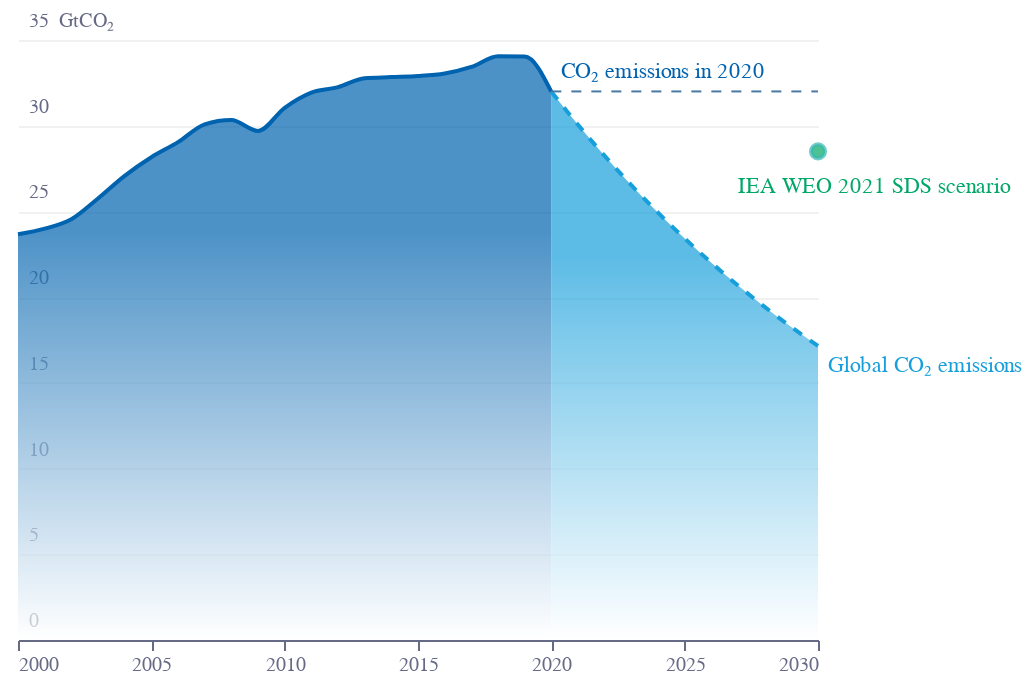

The cell this chart's notebook holds for it:
### Code cell
base = (
    alt.Chart(f3)
    .encode(
        x=alt.X(
            "Year:Q",
            sort=[],
            axis=alt.Axis(
                grid=False,
                titleAlign="center",
                titleAnchor="middle",
                title="",
                titleY=-15,
                titleX=207,
                labelColor=colors["eco-gray"],
                titleColor=colors["eco-gray"],
                tickColor=colors["eco-gray"],
                domainColor=colors["eco-gray"],
                tickCount=5,
                format=".0f",
                orient="bottom",
                labelAngle=0,
            ),
        )
    )
    .transform_calculate(
        order="indexof(['Coal','Oil','Gas','Renewables','Hydro','Nuclear'], datum.Fuel)"
    )
)
area = (
    base.mark_area(
        interpolate="monotone",
        fillOpacity=0.7,
        line={"color": colors["eco-mid-blue"]},
        color=alt.Gradient(
            gradient="linear",
            stops=[
                alt.GradientStop(color=colors["eco-mid-blue"], offset=0.7),
                alt.GradientStop(color="white", offset=0),
            ],
            x1=1,
            x2=1,
            y1=1,
            y2=0,
        ),
    )
    .encode(
        y=alt.Y(
            "World CO2 Emissions (GTCO2):Q",
            stack=True,
            axis=alt.Axis(
                title="GtCO₂",
                domain=False,
                gridOpacity=0.4,
                ticks=False,
                labelAlign="left",
                labelBaseline="middle",
                labelPadding=-5,
                labelOffset=-10,
                titleX=20,
                format=".0f",
                titleY=-5,
                titleAngle=0,
                titleFontSize=10,
                titleFontWeight="normal",
                titleAlign="left",
                tickCount=6,
                labelColor=colors["eco-gray"],
                titleColor=colors["eco-gray"],
                tickColor=colors["eco-gray"],
                domainColor=colors["eco-gray"],
            ),
        ),
        tooltip="tooltip:N",
    )
    .transform_calculate(
        tooltip="datum.Year+' | '+round(datum[\"World CO2 Emissions (GTCO2)\"]*10)/10.0+ ' GtCO₂'"
    )
    .transform_filter("datum.Year<=2020")
)
line = (
    base.mark_area(
        interpolate="monotone",
        fillOpacity=0.7,
        line={"color": colors["eco-light-blue"], "strokeDash": [5, 5]},
        color=alt.Gradient(
            gradient="linear",
            stops=[
                alt.GradientStop(color=colors["eco-light-blue"], offset=0.7),
                alt.GradientStop(color="white", offset=0),
            ],
            x1=1,
            x2=1,
            y1=1,
            y2=0,
        ),
    )
    .encode(y="World CO2 Emissions (GTCO2):Q", tooltip="tooltip:N")
    .transform_calculate(
        tooltip="datum.Year+' | '+round(datum[\"World CO2 Emissions (GTCO2)\"]*10)/10.0+ ' GtCO₂ (estimated)'"
    )
    .transform_filter("datum.Year>=2020")
)
label1 = area.mark_text(
    align="left",
    dy=-10,
    dx=5,
    text="CO₂ emissions in 2020",
    color=colors["eco-mid-blue"],
).transform_filter("datum.Year==2020")
label2 = line.mark_text(
    align="left",
    dy=10,
    dx=5,
    text="Global CO₂ emissions",
    color=colors["eco-light-blue"],
).transform_filter("datum.Year==2030")
line2 = (
    alt.Chart(pd.DataFrame([{"x": 2020, "y": 32}, {"x": 2030, "y": 32}]))
    .mark_line(strokeDash=[5, 5], strokeWidth=1)
    .encode(x="x:Q", y="y:Q")
)
point = (
    alt.Chart(pd.DataFrame([{"x": 2030, "y": 28.5}]))
    .mark_point(size=50, fill=colors["eco-green"], color=colors["eco-turquiose"])
    .encode(x="x:Q", y="y:Q")
)
label3 = point.mark_text(
    align="left",
    dy=18,
    dx=-40,
    text="IEA WEO 2021 SDS scenario",
    color=colors["eco-green"],
)
layer1 = (
    (
        (area + label1 + label2 + line + line2 + point + label3).properties(
            height=300, width=400
        )
    )
    .configure_view(stroke=None)
    .properties(title="")
)
layer1.save("visualisation/" + f + ".json")
layer1.save("visualisation/" + f + ".png")
open("README.md", "a").write(readme)
layer1

### Figure 1 — Vega-Lite specification as saved in the notebook (floating-point values rounded to 4 significant figures)
{"config": {"view": {"continuousWidth": 400, "continuousHeight": 300, "stroke": null}}, "layer": [{"mark": {"type": "area", "color": {"gradient": "linear", "stops": [{"color": "#0063AF", "offset": 0.7}, {"color": "white", "offset": 0}], "x1": 1, "x2": 1, "y1": 1, "y2": 0}, "fillOpacity": 0.7, "interpolate": "monotone", "line": {"color": "#0063AF"}}, "encoding": {"tooltip": {"field": "tooltip", "type": "nominal"}, "x": {"axis": {"domainColor": "#676A86", "format": ".0f", "grid": false, "labelAngle": 0, "labelColor": "#676A86", "orient": "bottom", "tickColor": "#676A86", "tickCount": 5, "title": "", "titleAlign": "center", "titleAnchor": "middle", "titleColor": "#676A86", "titleX": 207, "titleY": -15}, "field": "Year", "sort": [], "type": "quantitative"}, "y": {"axis": {"domain": false, "domainColor": "#676A86", "format": ".0f", "gridOpacity": 0.4, "labelAlign": "left", "labelBaseline": "middle", "labelColor": "#676A86", "labelOffset": -10, "labelPadding": -5, "tickColor": "#676A86", "tickCount": 6, "ticks": false, "title": "GtCO₂", "titleAlign": "left", "titleAngle": 0, "titleColor": "#676A86", "titleFontSize": 10, "titleFontWeight": "normal", "titleX": 20, "titleY": -5}, "field": "World CO2 Emissions (GTCO2)", "stack": true, "type": "quantitative"}}, "transform": [{"calculate": "indexof(['Coal','Oil','Gas','Renewables','Hydro','Nuclear'], datum.Fuel)", "as": "order"}, {"calculate": "datum.Year+' | '+round(datum[\"World CO2 Emissions (GTCO2)\"]*10)/10.0+ ' GtCO₂'", "as": "tooltip"}, {"filter": "datum.Year<=2020"}]}, {"mark": {"type": "text", "align": "left", "color": "#0063AF", "dx": 5, "dy": -10, "text": "CO₂ emissions in 2020"}, "encoding": {"tooltip": {"field": "tooltip", "type": "nominal"}, "x": {"axis": {"domainColor": "#676A86", "format": ".0f", "grid": false, "labelAngle": 0, "labelColor": "#676A86", "orient": "bottom", "tickColor": "#676A86", "tickCount": 5, "title": "", "titleAlign": "center", "titleAnchor": "middle", "titleColor": "#676A86", "titleX": 207, "titleY": -15}, "field": "Year", "sort": [], "type": "quantitative"}, "y": {"axis": {"domain": false, "domainColor": "#676A86", "format": ".0f", "gridOpacity": 0.4, "labelAlign": "left", "labelBaseline": "middle", "labelColor": "#676A86", "labelOffset": -10, "labelPadding": -5, "tickColor": "#676A86", "tickCount": 6, "ticks": false, "title": "GtCO₂", "titleAlign": "left", "titleAngle": 0, "titleColor": "#676A86", "titleFontSize": 10, "titleFontWeight": "normal", "titleX": 20, "titleY": -5}, "field": "World CO2 Emissions (GTCO2)", "stack": true, "type": "quantitative"}}, "transform": [{"calculate": "indexof(['Coal','Oil','Gas','Renewables','Hydro','Nuclear'], datum.Fuel)", "as": "order"}, {"calculate": "datum.Year+' | '+round(datum[\"World CO2 Emissions (GTCO2)\"]*10)/10.0+ ' GtCO₂'", "as": "tooltip"}, {"filter": "datum.Year<=2020"}, {"filter": "datum.Year==2020"}]}, {"mark": {"type": "text", "align": "left", "color": "#179FDB", "dx": 5, "dy": 10, "text": "Global CO₂ emissions"}, "encoding": {"tooltip": {"field": "tooltip", "type": "nominal"}, "x": {"axis": {"domainColor": "#676A86", "format": ".0f", "grid": false, "labelAngle": 0, "labelColor": "#676A86", "orient": "bottom", "tickColor": "#676A86", "tickCount": 5, "title": "", "titleAlign": "center", "titleAnchor": "middle", "titleColor": "#676A86", "titleX": 207, "titleY": -15}, "field": "Year", "sort": [], "type": "quantitative"}, "y": {"field": "World CO2 Emissions (GTCO2)", "type": "quantitative"}}, "transform": [{"calculate": "indexof(['Coal','Oil','Gas','Renewables','Hydro','Nuclear'], datum.Fuel)", "as": "order"}, {"calculate": "datum.Year+' | '+round(datum[\"World CO2 Emissions (GTCO2)\"]*10)/10.0+ ' GtCO₂ (estimated)'", "as": "tooltip"}, {"filter": "datum.Year>=2020"}, {"filter": "datum.Year==2030"}]}, {"mark": {"type": "area", "color": {"gradient": "linear", "stops": [{"color": "#179FDB", "offset": 0.7}, {"color": "white", "offset": 0}], "x1": 1, "x2": 1, "y1": 1, "y2": 0}, "fillOpacity": 0.7, "interpolate": "monotone", "line": {"color": "#179FDB", "strokeDash": [5, 5]}}, "encoding": {"tooltip": {"field": "tooltip", "type": "nominal"}, "x": {"axis": {"domainColor": "#676A86", "format": ".0f", "grid": false, "labelAngle": 0, "labelColor": "#676A86", "orient": "bottom", "tickColor": "#676A86", "tickCount": 5, "title": "", "titleAlign": "center", "titleAnchor": "middle", "titleColor": "#676A86", "titleX": 207, "titleY": -15}, "field": "Year", "sort": [], "type": "quantitative"}, "y": {"field": "World CO2 Emissions (GTCO2)", "type": "quantitative"}}, "transform": [{"calculate": "indexof(['Coal','Oil','Gas','Renewables','Hydro','Nuclear'], datum.Fuel)", "as": "order"}, {"calculate": "datum.Year+' | '+round(datum[\"World CO2 Emissions (GTCO2)\"]*10)/10.0+ ' GtCO₂ (estimated)'", "as": "tooltip"}, {"filter": "datum.Year>=2020"}]}, {"data": {"name": "data-79baa4c6d8a1f4285063f4c62364789e"}, "mark": {"type": "line", "strokeDash": [5, 5], "strokeWidth": 1}, "encoding": {"x": {"field": "x", "type": "quantitative"}, "y": {"field": "y", "type": "quantitative"}}}, {"data": {"name": "data-73c15f05bc66dd529172ec95b647d4fb"}, "mark": {"type": "point", "color": "#36B7B4", "fill": "#00A767", "size": 50}, "encoding": {"x": {"field": "x", "type": "quantitative"}, "y": {"field": "y", "type": "quantitative"}}}, {"data": {"name": "data-73c15f05bc66dd529172ec95b647d4fb"}, "mark": {"type": "text", "align": "left", "color": "#00A767", "dx": -40, "dy": 18, "text": "IEA WEO 2021 SDS scenario"}, "encoding": {"x": {"field": "x", "type": "quantitative"}, "y": {"field": "y", "type": "quantitative"}}}], "data": {"name": "data-4df15227dbee6d76ae73aaddeb975d78"}, "height": 300, "title": "", "width": 400, "$schema": "https://vega.github.io/schema/vega-lite/v4.17.0.json", "datasets": {"data-4df15227dbee6d76ae73aaddeb975d78": [{"Year": 2000, "World CO2 Emissions (GTCO2)": 23.66}, {"Year": 2001, "World CO2 Emissions (GTCO2)": 24.0}, {"Year": 2002, "World CO2 Emissions (GTCO2)": 24.54}, {"Year": 2003, "World CO2 Emissions (GTCO2)": 25.76}, {"Year": 2004, "World CO2 Emissions (GTCO2)": 27.08}, {"Year": 2005, "World CO2 Emissions (GTCO2)": 28.16}, {"Year": 2006, "World CO2 Emissions (GTCO2)": 29.04}, {"Year": 2007, "World CO2 Emissions (GTCO2)": 30.08}, {"Year": 2008, "World CO2 Emissions (GTCO2)": 30.33}, {"Year": 2009, "World CO2 Emissions (GTCO2)": 29.7}, {"Year": 2010, "World CO2 Emissions (GTCO2)": 31.05}, {"Year": 2011, "World CO2 Emissions (GTCO2)": 31.93}, {"Year": 2012, "World CO2 Emissions (GTCO2)": 32.25}, {"Year": 2013, "World CO2 Emissions (GTCO2)": 32.77}, {"Year": 2014, "World CO2 Emissions (GTCO2)": 32.84}, {"Year": 2015, "World CO2 Emissions (GTCO2)": 32.9}, {"Year": 2016, "World CO2 Emissions (GTCO2)": 33.05}, {"Year": 2017, "World CO2 Emissions (GTCO2)": 33.43}, {"Year": 2018, "World CO2 Emissions (GTCO2)": 34.05}, {"Year": 2019, "World CO2 Emissions (GTCO2)": 34.04}, {"Year": 2020, "World CO2 Emissions (GTCO2)": 31.98}, {"Year": 2021, "World CO2 Emissions (GTCO2)": 30.05}, {"Year": 2022, "World CO2 Emissions (GTCO2)": 28.24}, {"Year": 2023, "World CO2 Emissions (GTCO2)": 26.53}, {"Year": 2024, "World CO2 Emissions (GTCO2)": 24.93}, {"Year": 2025, "World CO2 Emissions (GTCO2)": 23.42}, {"Year": 2026, "World CO2 Emissions (GTCO2)": 22.01}, {"Year": 2027, "World CO2 Emissions (GTCO2)": 20.68}, {"Year": 2028, "World CO2 Emissions (GTCO2)": 19.43}, {"Year": 2029, "World CO2 Emissions (GTCO2)": 18.26}, {"Year": 2030, "World CO2 Emissions (GTCO2)": 17.15}], "data-79baa4c6d8a1f4285063f4c62364789e": [{"x": 2020, "y": 32}, {"x": 2030, "y": 32}], "data-73c15f05bc66dd529172ec95b647d4fb": [{"x": 2030, "y": 28.5}]}}
